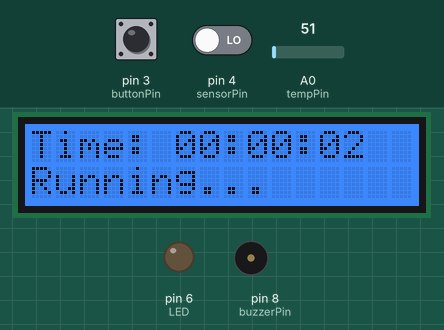
This sketch was run on a simulated Arduino Uno, built with avr-gcc and run on an emulated ATmega328P. Shown: 16×2 character LCD, output pins drawn as LEDs (lit = HIGH), buzzer (waves = sounding). Inputs (shaded band) come from the test bench; at power-on: pin 3 (buttonPin) LOW, pin 4 (sensorPin) LOW, A0 (tempPin) = 51. What the sketch prints to the serial monitor is not drawn.

Above: at 3.3 s.
3.4 s: pin 3 (buttonPin) pulled HIGH for 0.15 s
At 4.6 s:
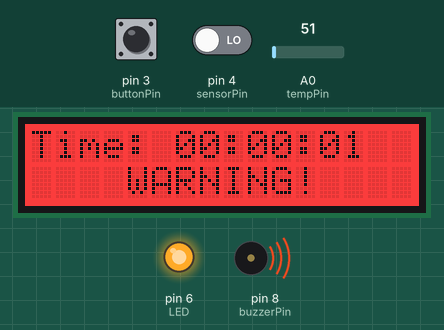
6.5 s: pin 3 (buttonPin) pulled HIGH for 1 s
At 7.0 s:
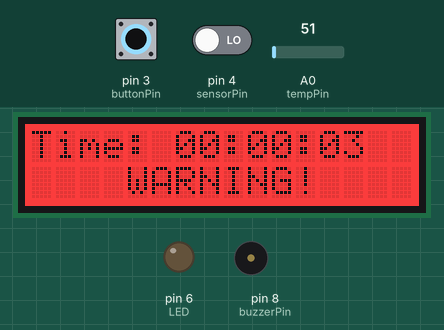
9.0 s: pin 4 (sensorPin) driven HIGH
At 9.07 s:
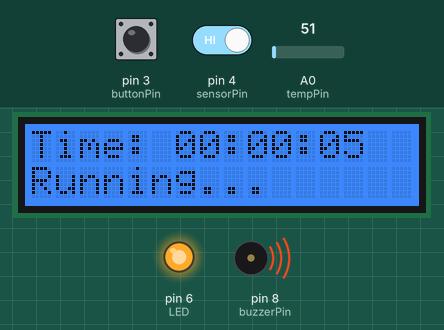
Timing chart, 0 to 12.0 s (numbered marks = the images above; inputs shaded):
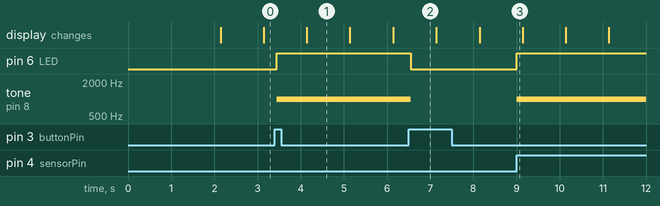

Measured:
- after the input at 3.4 s, pin 6 (LED): LOW → HIGH after 0.05 s; tone on pin 8 (buzzerPin): silent → 1000 Hz after 0.05 s; the display: changes after 0.74 s (image 1)
- after the input at 6.5 s, pin 6 (LED): HIGH → LOW after 0.05 s; tone on pin 8 (buzzerPin): 1000 Hz → silent after 0.05 s
- after the input at 9.0 s, pin 6 (LED): LOW → HIGH at once; tone on pin 8 (buzzerPin): silent → 1000 Hz at once
- what the display in image 1 shows lasts 1.0 s, from 4.1 s to 5.1 s

The sketch:

AtmosphereAlarmStationVersion1.ino
```cpp
#include <Wire.h>
#include "rgb_lcd.h"

#define LED 6
#define tempPin A0
#define sensorPin 4  // External sensor pin

rgb_lcd lcd;

const int buzzerPin = 8;
const int buttonPin = 3;

bool buzzerActive = false;
bool alarmTriggered = false;

int lastButtonState = LOW;
int buttonState = LOW;
unsigned long lastDebounceTime = 0;
const unsigned long debounceDelay = 50;

unsigned long previousMillis = 0;           // For clock
unsigned long lcdUpdateMillis = 0;          // For LCD updates
unsigned long printUpdateMillis = 0;        // For Serial printing
const unsigned long lcdUpdateInterval = 1000;  // 1 second
const unsigned long printInterval = 5000;      // 5 seconds

int seconds = 0;
int minutes = 0;
int hours = 0;

// For elapsed time since last reset
int elapsedSeconds = 0;
int elapsedMinutes = 0;
int elapsedHours = 0;

float temp = 0;

void setup() {
  Serial.begin(9600);

  pinMode(buzzerPin, OUTPUT);
  pinMode(buttonPin, INPUT);   // External pull-down or resistor setup
  pinMode(sensorPin, INPUT);   // Sensor input pin
  pinMode(LED, OUTPUT);

  lcd.begin(16, 2);
  lcd.setRGB(0, 100, 255);
  lcd.print("   TechTikTrio    ");
  lcd.setCursor(0, 1);
  lcd.print("   Atmosphere         Alarm     ");
  delay(2000);
  lcd.clear();

  noTone(buzzerPin);
  buzzerActive = false;
  alarmTriggered = false;

  Serial.println("Setup complete. Clock starting at 00:00:00");
}

void loop() {
  unsigned long currentMillis = millis();

  // ---- Update clock every second ----
  if (currentMillis - previousMillis >= 1000) {
    previousMillis = currentMillis;
    seconds++;
    elapsedSeconds++;

    if (seconds >= 60) {
      seconds = 0;
      minutes++;
    }
    if (minutes >= 60) {
      minutes = 0;
      hours++;
    }
    if (hours >= 24) {
      hours = 0;
    }

    // Update elapsed timer too
    if (elapsedSeconds >= 60) {
      elapsedSeconds = 0;
      elapsedMinutes++;
    }
    if (elapsedMinutes >= 60) {
      elapsedMinutes = 0;
      elapsedHours++;
    }
  }

  // ---- Read temperature (LM35) ----
  int rawTemp = analogRead(tempPin);
  temp = rawTemp * 0.48828125;

  // ---- Button Debounce ----
  int reading = digitalRead(buttonPin);
  if (reading != lastButtonState) {
    lastDebounceTime = currentMillis;
  }
  if ((currentMillis - lastDebounceTime) > debounceDelay) {
    if (reading != buttonState) {
      buttonState = reading;

      if (buttonState == HIGH) {  // Button pressed
        buzzerActive = !buzzerActive;
        if (buzzerActive) {
          Serial.println("Button activated buzzer - resetting clock and elapsed time");
          resetClock();
        } else {
          Serial.println("Button deactivated buzzer");
          alarmTriggered = false;
        }
      }
    }
  }
  lastButtonState = reading;

  // ---- Sensor Trigger ----
  int sensorState = digitalRead(sensorPin);
  if (sensorState == HIGH && !buzzerActive) {
    buzzerActive = true;
    alarmTriggered = true;
    Serial.println("Sensor triggered buzzer - resetting clock and elapsed time");
    resetClock();
  }

  // ---- LCD Updates every 1 second ----
  if (currentMillis - lcdUpdateMillis >= lcdUpdateInterval) {
    lcdUpdateMillis = currentMillis;

    lcd.setCursor(0, 0);
    lcd.print("Time:");
    lcd.setCursor(6, 0);
    if (hours < 10) lcd.print('0');
    lcd.print(hours);
    lcd.print(':');
    if (minutes < 10) lcd.print('0');
    lcd.print(minutes);
    lcd.print(':');
    if (seconds < 10) lcd.print('0');
    lcd.print(seconds);

    lcd.setCursor(0, 1);
    if (buzzerActive) {
      if ((currentMillis / 500) % 2 == 0) {
        lcd.print("    WARNING!    ");
        lcd.setRGB(255, 0, 0);
      } else {
        lcd.print("                 ");
        lcd.setRGB(100, 0, 0);
      }
    } else {
      lcd.print("Running...       ");
      lcd.setRGB(0, 100, 255);
    }
  }

  // ---- Buzzer and LED Control ----
  if (buzzerActive) {
    tone(buzzerPin, 1000);
  } else {
    noTone(buzzerPin);
  }

  digitalWrite(LED, buzzerActive ? HIGH : LOW);

  // ---- Serial Print every 5 seconds ----
  if (currentMillis - printUpdateMillis >= printInterval) {
    printUpdateMillis = currentMillis;

    Serial.print("Clock Time: ");
    printTime(hours, minutes, seconds);
    Serial.print(" | Elapsed Since Reset: ");
    printTime(elapsedHours, elapsedMinutes, elapsedSeconds);
    Serial.print(" | BuzzerActive: ");
    Serial.print(buzzerActive);
    Serial.print(" | Sensor: ");
    Serial.print(sensorState);
    Serial.print(" | Temp: ");
    Serial.print(temp);
    Serial.println(" C");
  }
}

// ---- Helper: Reset both timers ----
void resetClock() {
  seconds = 0;
  minutes = 0;
  hours = 0;
  elapsedSeconds = 0;
  elapsedMinutes = 0;
  elapsedHours = 0;
}

// ---- Prints time elapsed from buzzer sounding ----
void printTime(int h, int m, int s) {
  if (h < 10) Serial.print('0');
  Serial.print(h);
  Serial.print(':');
  if (m < 10) Serial.print('0');
  Serial.print(m);
  Serial.print(':');
  if (s < 10) Serial.print('0');
  Serial.print(s);
}
```
